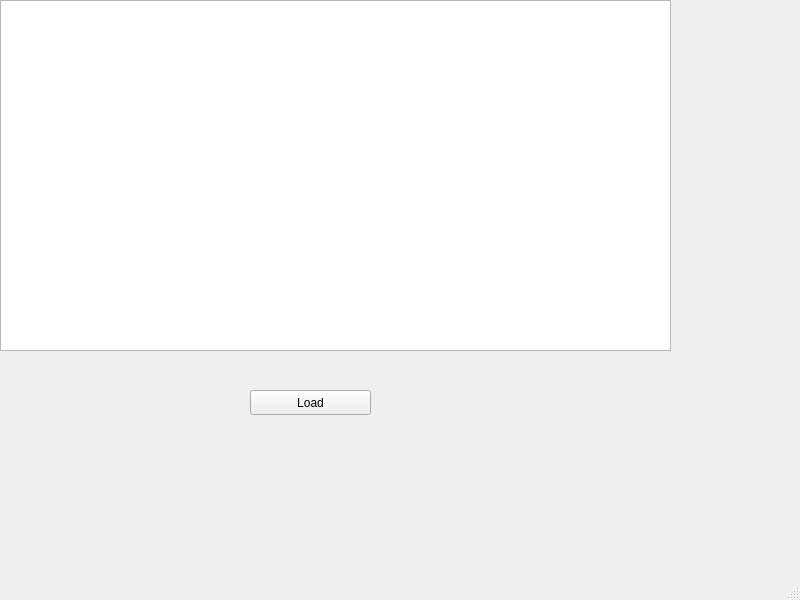
<?xml version="1.0" encoding="UTF-8"?>
<ui version="4.0">
 <class>Dataliste</class>
 <widget class="QMainWindow" name="Dataliste">
  <property name="geometry">
   <rect>
    <x>0</x>
    <y>0</y>
    <width>800</width>
    <height>600</height>
   </rect>
  </property>
  <property name="windowTitle">
   <string>MainWindow</string>
  </property>
  <widget class="QWidget" name="centralwidget">
   <widget class="QTableWidget" name="tableWidget">
    <property name="geometry">
     <rect>
      <x>0</x>
      <y>0</y>
      <width>671</width>
      <height>351</height>
     </rect>
    </property>
   </widget>
   <widget class="QPushButton" name="btn_load">
    <property name="geometry">
     <rect>
      <x>250</x>
      <y>390</y>
      <width>121</width>
      <height>25</height>
     </rect>
    </property>
    <property name="text">
     <string>Load</string>
    </property>
   </widget>
  </widget>
  <widget class="QStatusBar" name="statusbar"/>
 </widget>
 <resources/>
 <connections/>
</ui>
